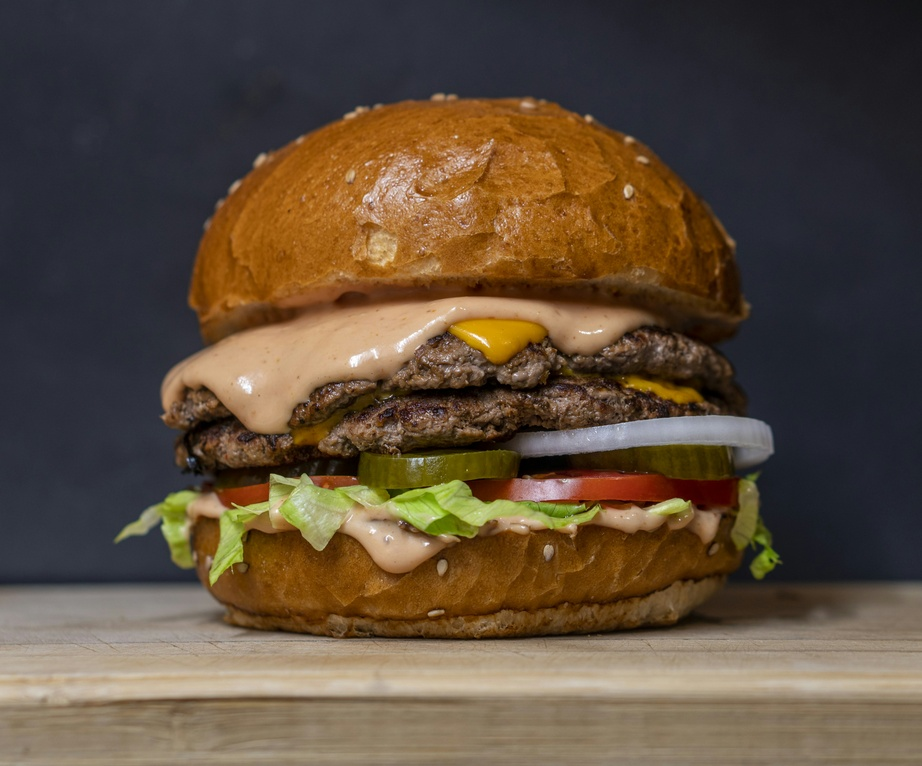
#> input picture input_images/sample1.jpg, 922 x 766 px, shrunk from 4338 x 3604 before the run; its folder holds only this picture in this run
$ python image_processor.py   (older library calls are emulated)
#> lines starting #> are read from the running program, lines starting #| are printed output that depends on the picture
import cv2
import numpy as np
import os

def process_single_image(image_path, output_folder):
    """
    Reads an image, applies 5 filters, and saves the result.
    Returns True if successful, False otherwise.
    """
#> called with image_path = '../input_images/sample1.jpg', output_folder = '../output_images'
    try:
        # 1. Read Image
        filename = os.path.basename(image_path)
        img = cv2.imread(image_path)
#> img is the input picture: shape (766, 922, 3); mean B, G, R 59.5, 77.1, 93.8

        if img is None:
            print(f"Error: Could not read {image_path}")
            return False

        # --- Filter 1: Grayscale Conversion ---
        # Requirement: Convert RGB to grayscale [cite: 24]
        gray = cv2.cvtColor(img, cv2.COLOR_BGR2GRAY)
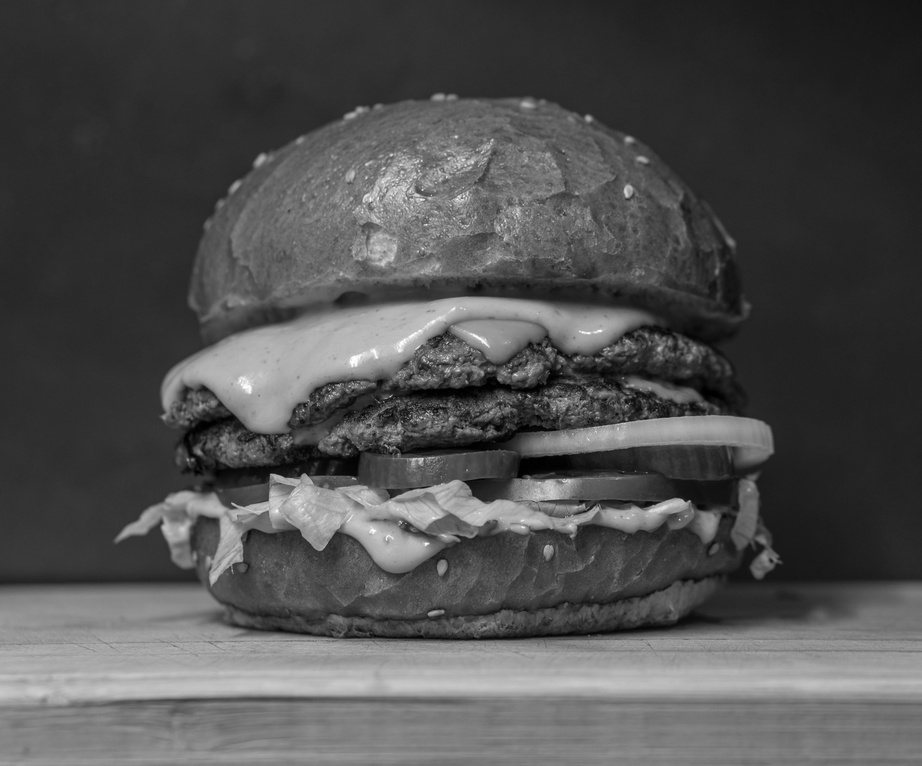
#> gray: shape (766, 922); min 0, max 255, mean 80.1

        # --- Filter 2: Gaussian Blur ---
        # Requirement: 3x3 Gaussian kernel [cite: 25]
        blur = cv2.GaussianBlur(img, (3, 3), 0)

        # --- Filter 3: Edge Detection ---
        # Requirement: Sobel filter [cite: 26]
        # We combine Sobel X and Y to get the full edge magnitude
        sobelx = cv2.Sobel(img, cv2.CV_64F, 1, 0, ksize=3)
        sobely = cv2.Sobel(img, cv2.CV_64F, 0, 1, ksize=3)
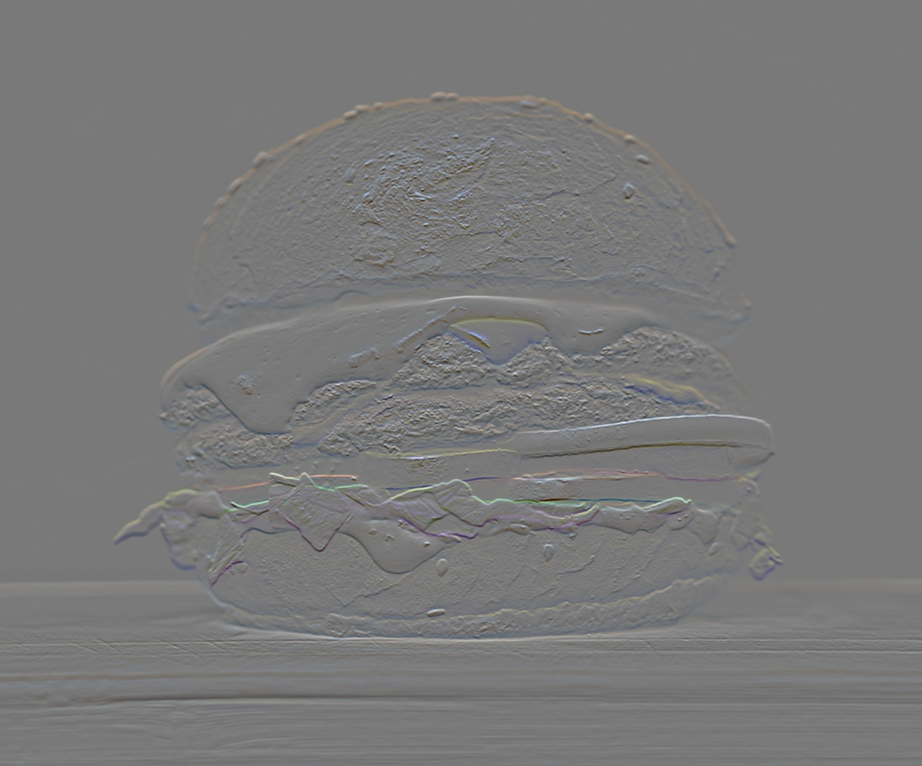
#> sobely: shape (766, 922, 3) float64; mean B, G, R 0.6, 0.9, 1.1; drawn with min black and max white
        edges = cv2.magnitude(sobelx, sobely)
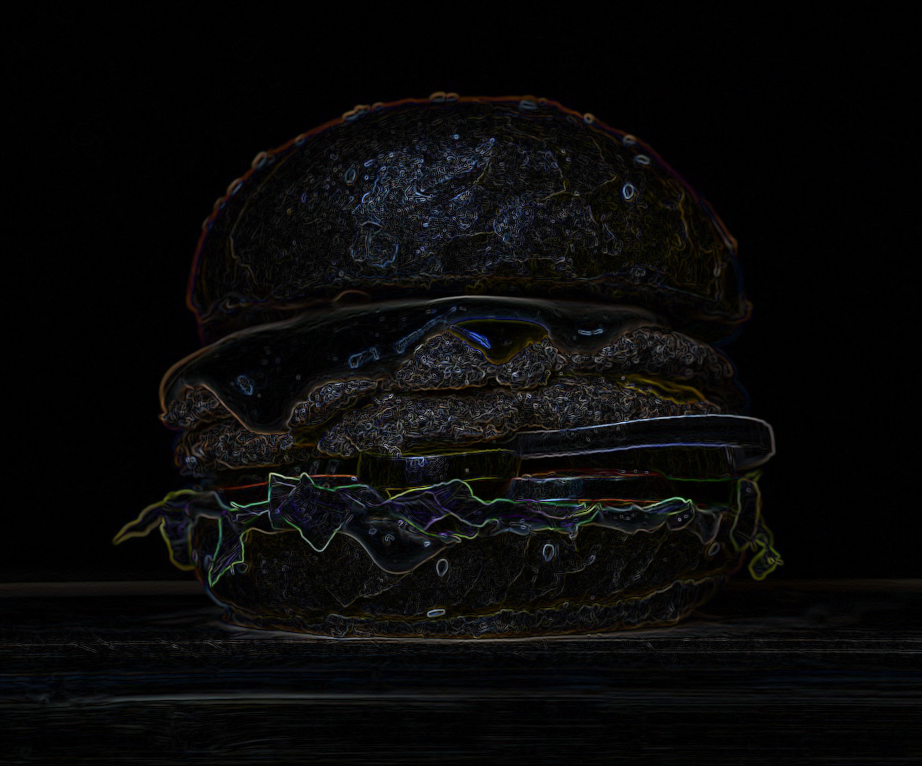
#> edges: shape (766, 922, 3) float64; mean B, G, R 29.8, 30.1, 30.7; drawn with min black and max white
        edges = np.uint8(edges) # Convert back to 8-bit
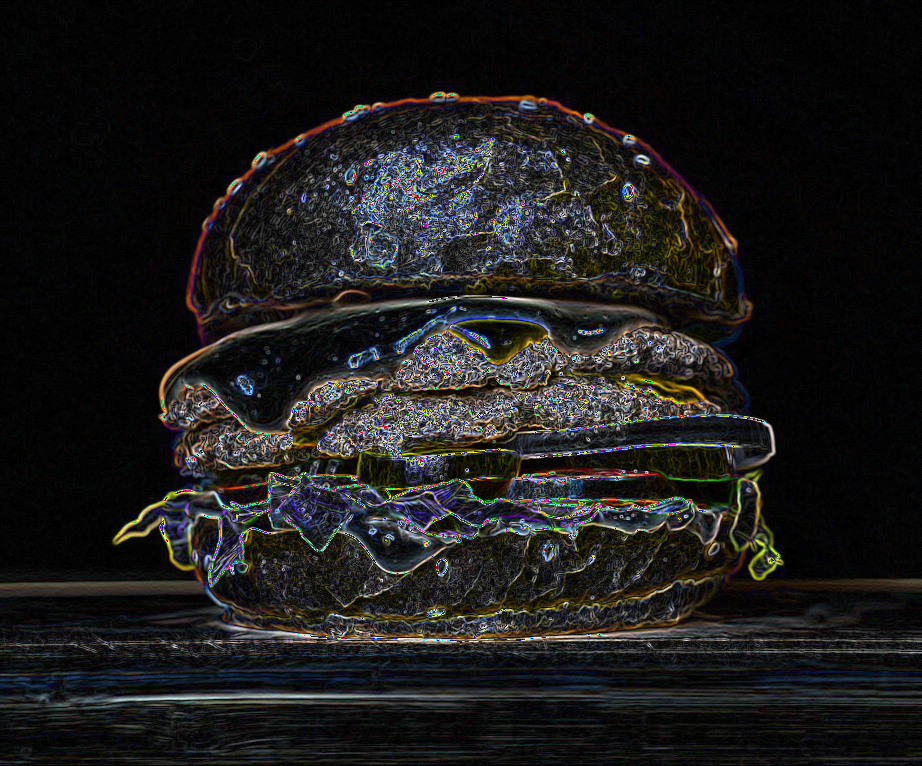
#> edges: shape (766, 922, 3); mean B, G, R 27.2, 27.9, 28.7

        # --- Filter 4: Image Sharpening ---
        # Requirement: Enhance edges and details [cite: 27]
        # Standard sharpening kernel
        kernel_sharpening = np.array([[-1,-1,-1],
                                      [-1, 9,-1],
                                      [-1,-1,-1]])
        sharpened = cv2.filter2D(img, -1, kernel_sharpening)
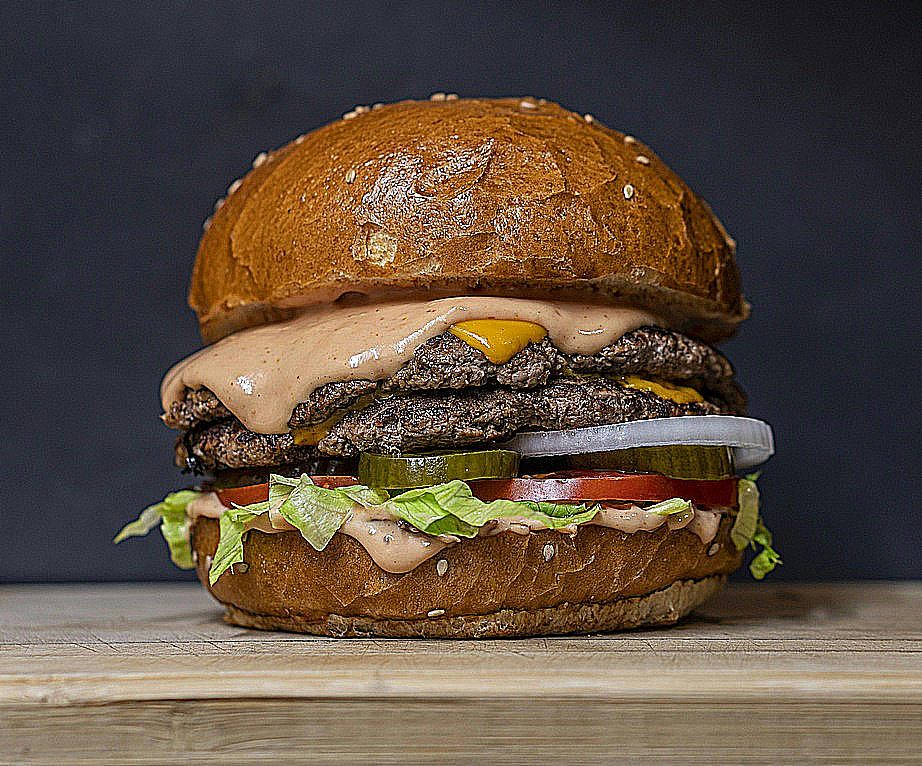
#> sharpened: shape (766, 922, 3); mean B, G, R 62.4, 77.9, 93.6

        # --- Filter 5: Brightness Adjustment ---
        # Requirement: Increase or decrease brightness [cite: 28]
        # We increase brightness by adding 30 to pixel values
        brightness = cv2.convertScaleAbs(img, alpha=1, beta=30)
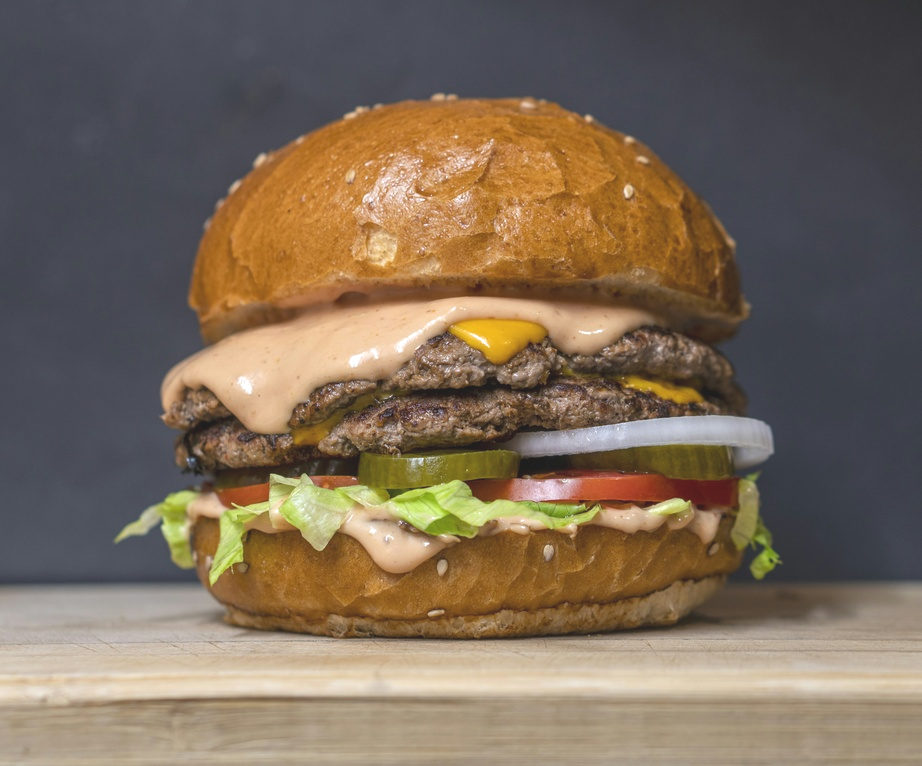
#> brightness: shape (766, 922, 3); mean B, G, R 89.5, 107.1, 123.8

        # --- SAVE OUTPUT ---
        # For the assignment, you might want to save just the final result
        # or a composite. Let's save the 'Sharpened' version as the final output
        # to demonstrate processing completion.

        output_path = os.path.join(output_folder, f"processed_{filename}")
        cv2.imwrite(output_path, sharpened)

        return True

    except Exception as e:
        print(f"Error processing {image_path}: {e}")
        return False

# Quick test block (Runs only if you execute this file directly)
if __name__ == "__main__":
    # Define paths
    input_dir = "../input_images"
    output_dir = "../output_images"

    # Get list of images
    images = [os.path.join(input_dir, f) for f in os.listdir(input_dir) if f.endswith(('.jpg', '.jpeg', '.png'))]

    print(f"Found {len(images)} images. Processing serially...")

    for img_path in images:
        process_single_image(img_path, output_dir)
        print(f"Processed {img_path}")

    print("Done! Check output_images folder.")

$ run again, on input_images/sample2.jpg
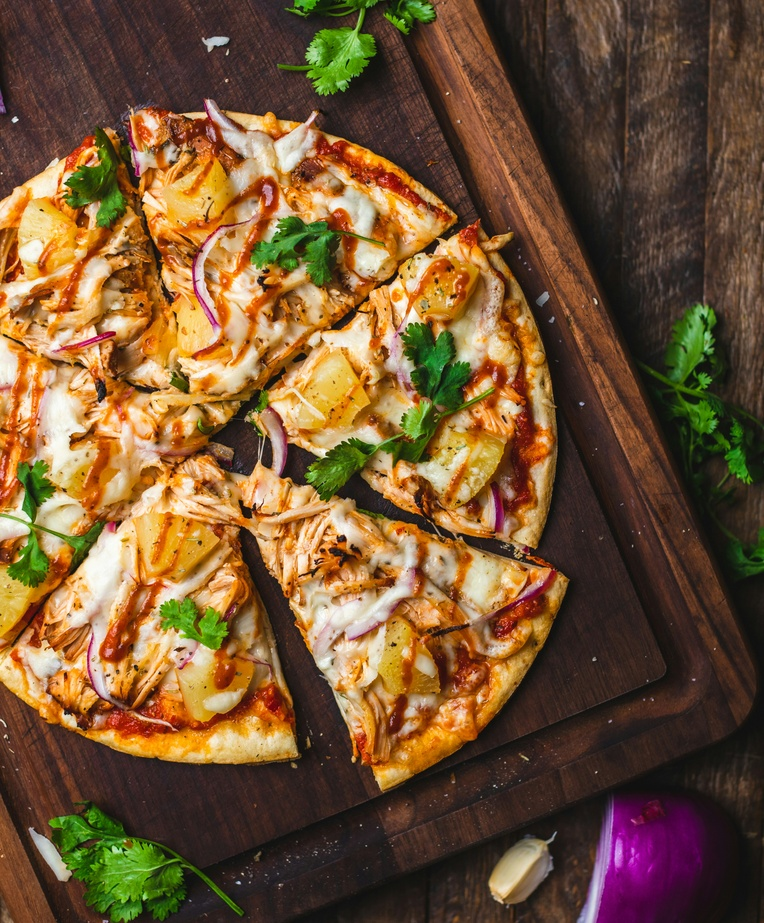
#> input picture input_images/sample2.jpg, 764 x 923 px, shrunk from 3845 x 4646 before the run
#> in process_single_image, img is the input picture: shape (923, 764, 3); mean B, G, R 51.7, 84.8, 116.2
#> in process_single_image, `edges = np.uint8(edges)`:
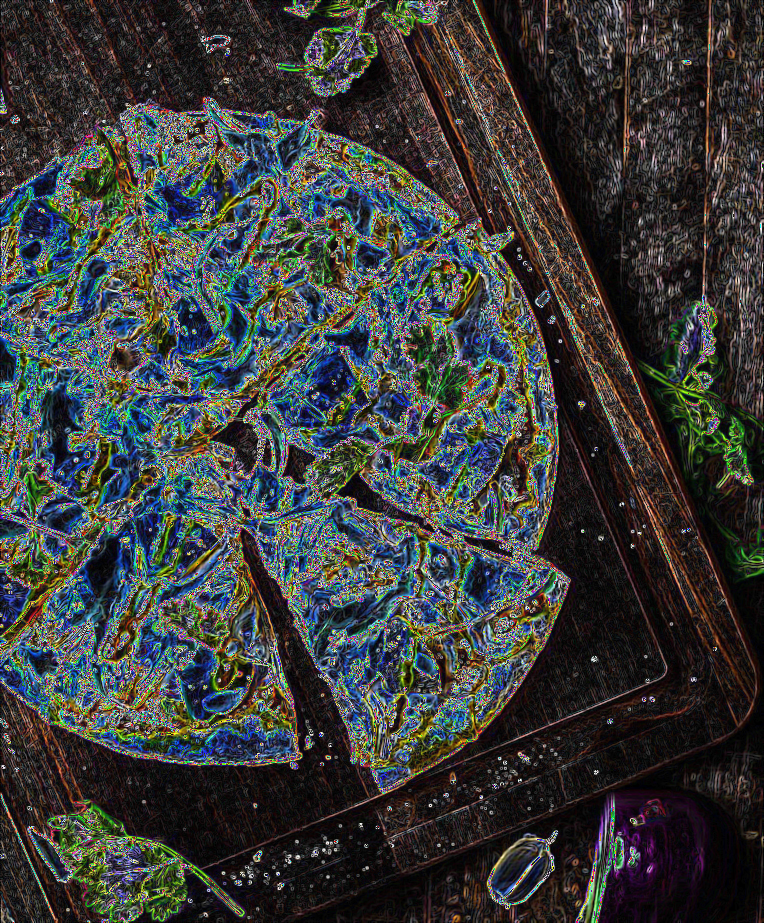
#> edges: shape (923, 764, 3); mean B, G, R 59.4, 61, 59.1
#> in process_single_image, `brightness = cv2.convertScaleAbs(img, alpha=1, beta=30)`:
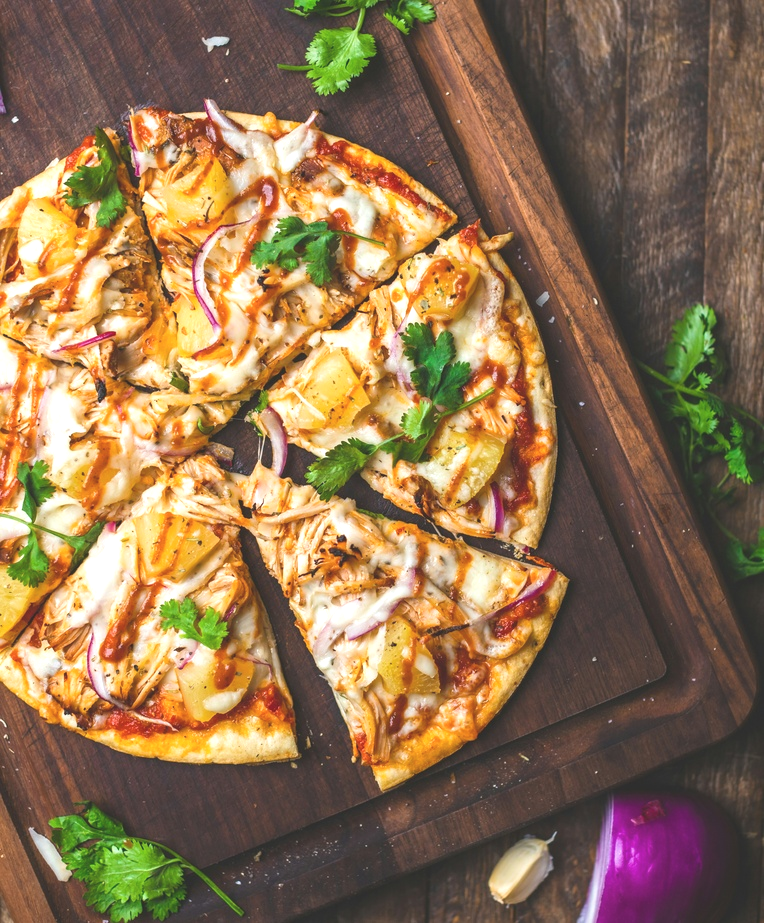
#> brightness: shape (923, 764, 3); mean B, G, R 81.7, 114.6, 144.1

$ run again, on input_images/sample3.jpg
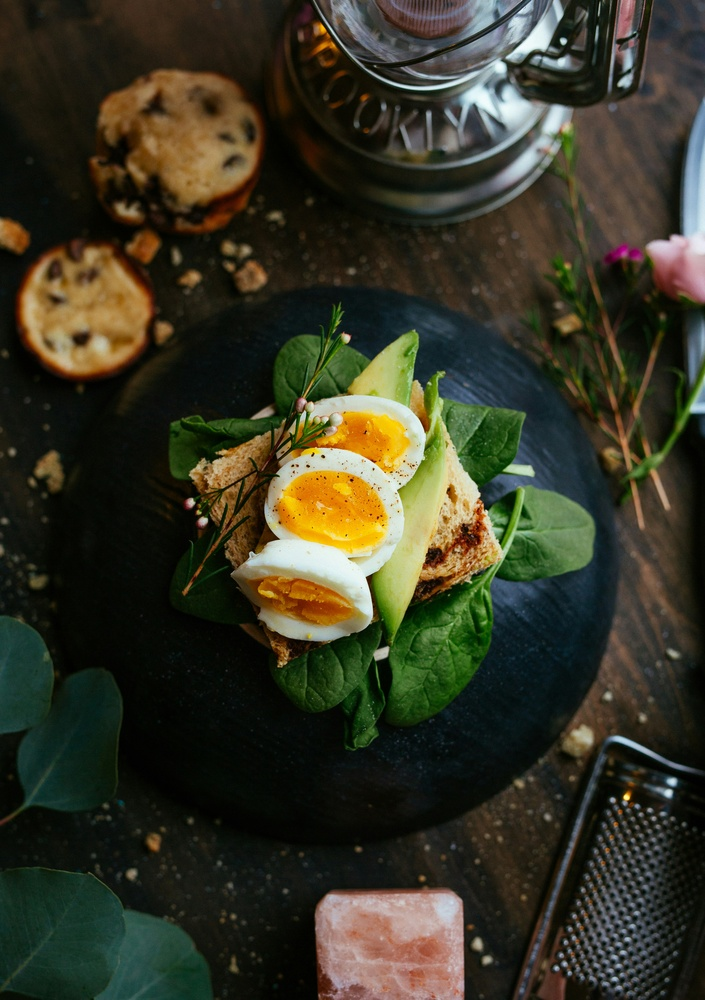
#> input picture input_images/sample3.jpg, 705 x 1000 px, shrunk from 3673 x 5207 before the run
#> in process_single_image, img is the input picture: shape (1000, 705, 3); mean B, G, R 37.6, 54.3, 54.9
#> in process_single_image, `edges = np.uint8(edges)`:
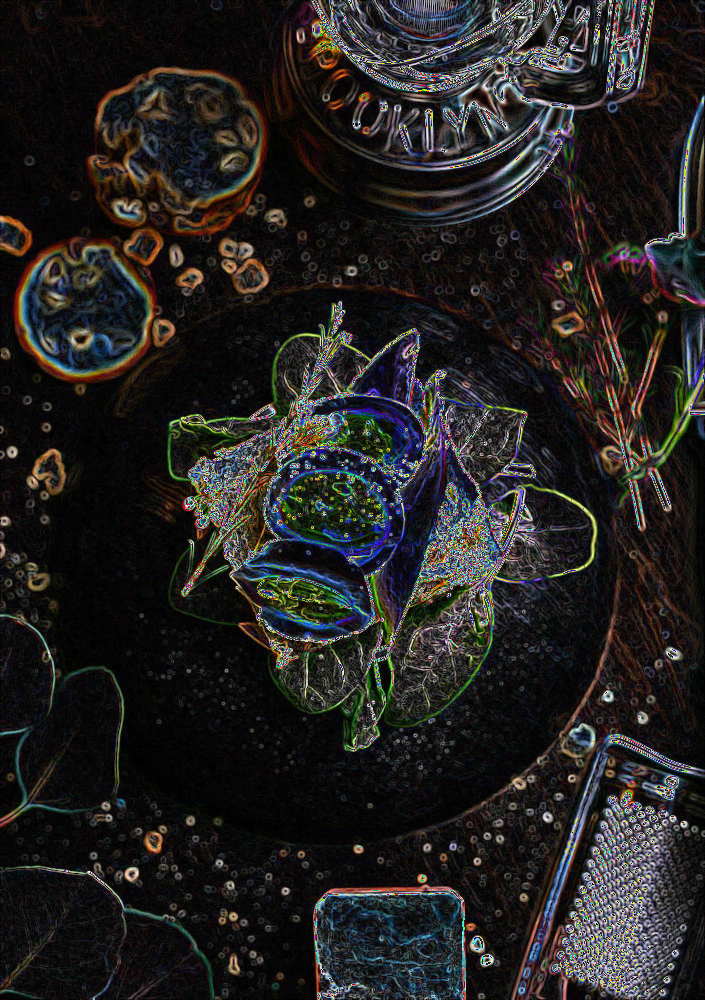
#> edges: shape (1000, 705, 3); mean B, G, R 33.6, 34.6, 36.5
#> in process_single_image, `brightness = cv2.convertScaleAbs(img, alpha=1, beta=30)`:
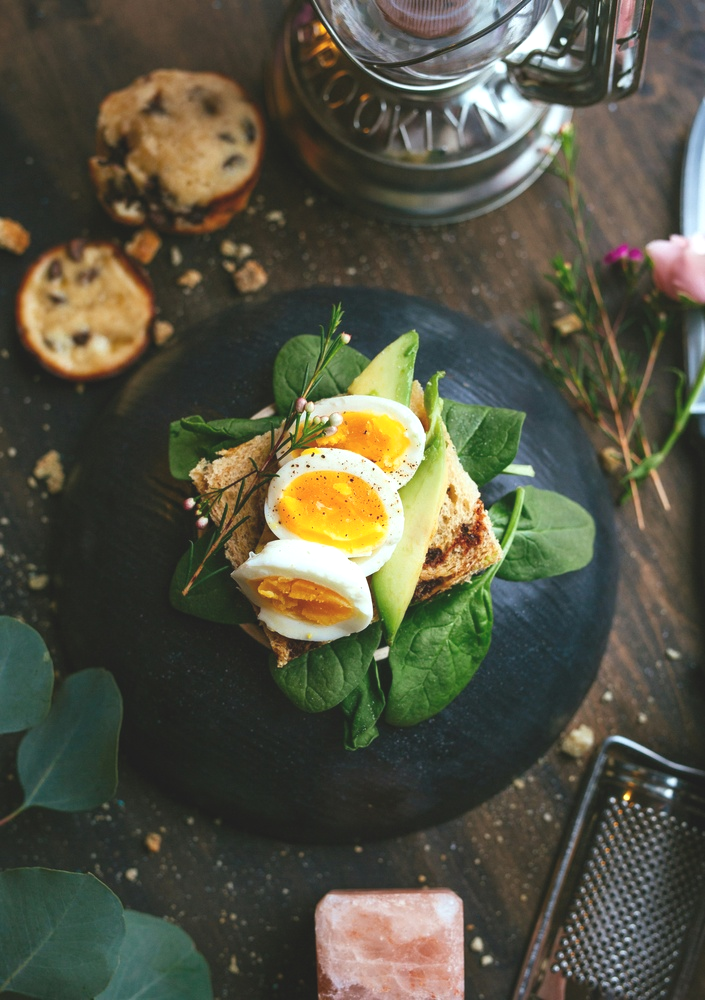
#> brightness: shape (1000, 705, 3); mean B, G, R 67.5, 84.2, 84.7
